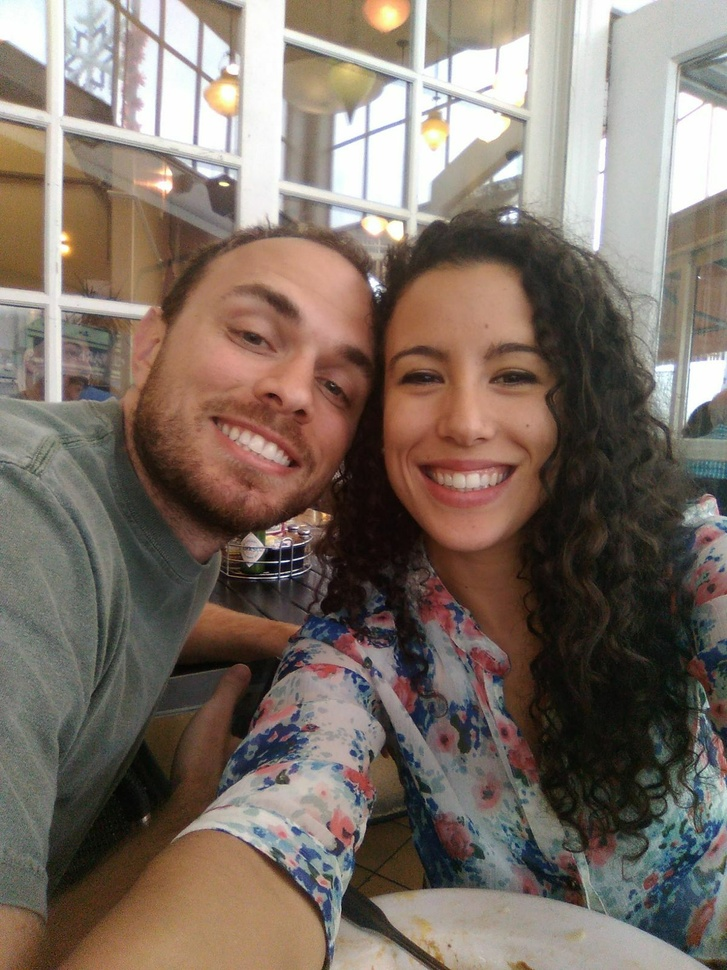
#> input picture for_nuria/n&n.jpg, 727 x 970 px, shrunk from 1200 x 1600 before the run
$ jupyter execute 'Nuria VDay Gift (Nathans-MacBook-Air.local'"'"'s conflicted copy 2018-02-09).ipynb'
#> lines starting #> are read from the running program, lines starting #| are printed output that depends on the picture
[cell 1]
import numpy as np
import matplotlib as mpl
mpl.use('nbagg')
import matplotlib.pyplot as plt
from scipy import ndimage as ndi
from skimage import feature
from skimage.color import rgb2gray

[cell 2]
rgb_image = plt.imread('n&n.jpg')
#> rgb_image is the input picture: shape (970, 727, 3); mean R, G, B 124.8, 111.7, 101.9
rgb_image = np.array(rgb_image, dtype=np.float64)/255
img_shape = rgb_image.shape
#> img_shape = (970, 727, 3)

[cell 3]
plt.imshow(rgb_image)
plt.show()

[cell 4]
from sklearn.cluster import KMeans
kmeans = KMeans(4).fit(np.reshape(rgb_image, (-1,3)))

[cell 5]
quantized_image = np.ndarray(img_shape)
rows, cols, channels = img_shape
#> rows = 970; cols = 727; channels = 3
for row in range(rows):
    for col in range(cols):
        quantized_image[row,col] = kmeans.cluster_centers_[kmeans.labels_[row*cols+col]]
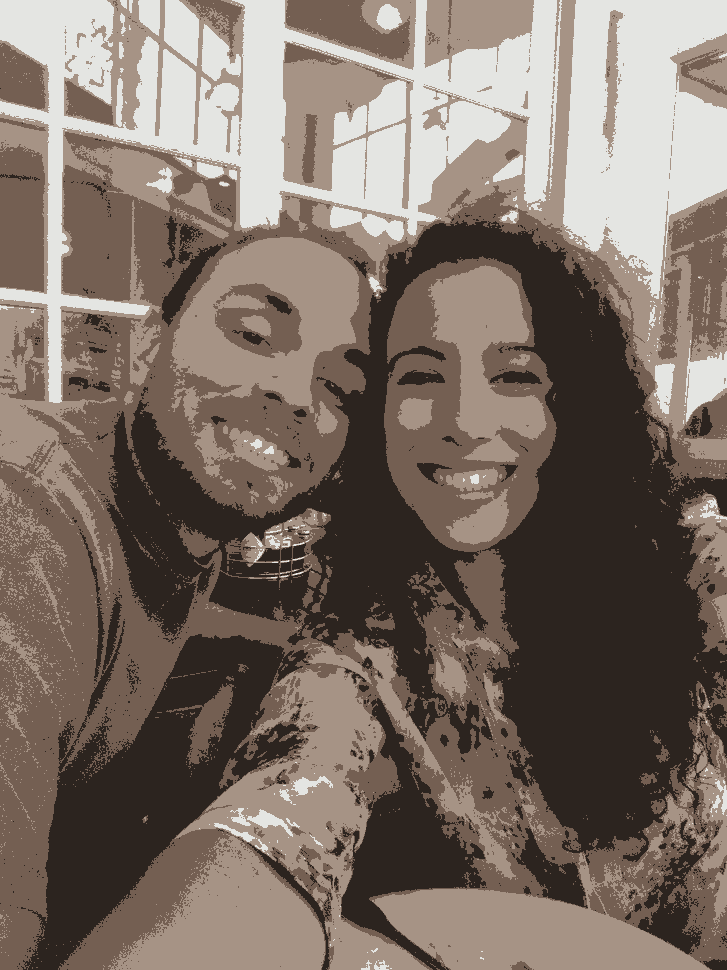
#> quantized_image: shape (970, 727, 3) float64; mean of channels 0, 1, 2 0.489, 0.438, 0.399; drawn as R, G, B

[cell 6]
plt.imshow(quantized_image); plt.show()

[cell 7]
bw_image = rgb2gray(rgb_image)
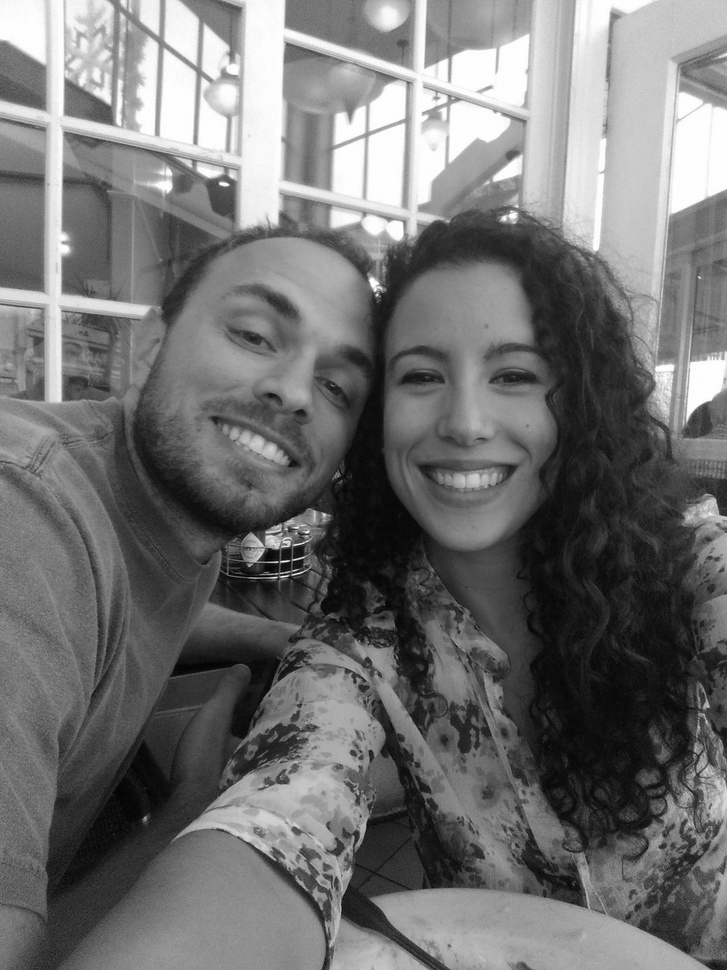
#> bw_image: shape (970, 727) float64; min 0.0025, max 1, mean 0.446
plt.imshow(bw_image, cmap='gray');plt.show()

[cell 8]
edges = feature.canny(bw_image, sigma=0.9, low_threshold=0.1, high_threshold=0.2)
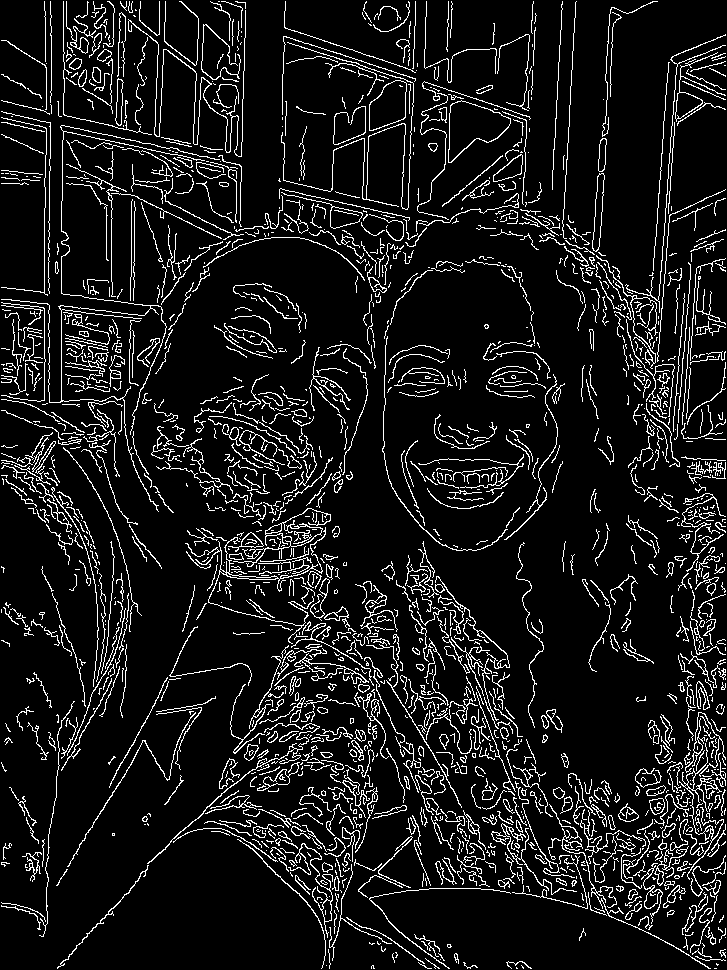
#> edges: shape (970, 727) bool; 9.6% white in thin lines or dots
plt.imshow(edges, cmap='gray'); plt.show()
